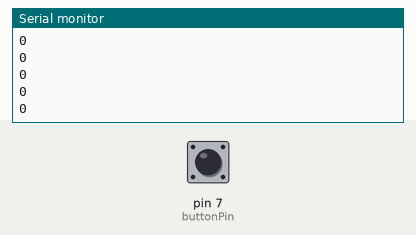
Bench run of a sketch on a simulated Arduino Uno, built with avr-gcc and run on an emulated ATmega328P. Shown: the last lines printed to the serial monitor. The test bench sets the inputs (shaded band); at power-on: pin 7 (buttonPin) LOW.

Above: at 1.2 s.
1.3 s: pin 7 (buttonPin) pulled HIGH for 0.15 s
At 1.9 s:
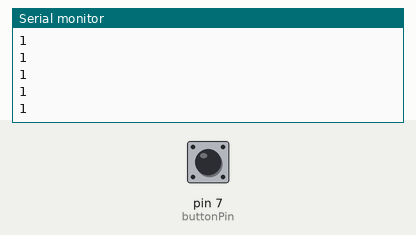
2.9 s: pin 7 (buttonPin) pulled HIGH for 1 s
5.4 s: pin 7 (buttonPin) pulled HIGH for 0.15 s
At 6.4 s:
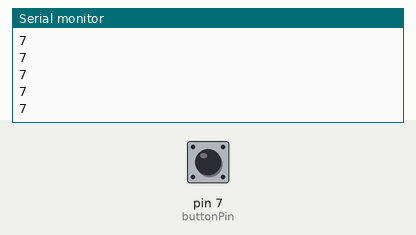
Timing chart, 0 to 8.4 s (numbered marks = the images above; inputs shaded):
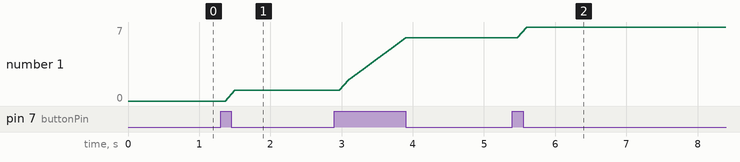

Measured:
- after the input at 1.3 s, the serial monitor: prints a new line after 0.20 s (image 1)
- after the input at 5.4 s, the serial monitor: prints a new line after 0.20 s (image 2)
- plotted number 1: 0 → 1 after the input at 1.3 s, 1 → 6 after the input at 2.9 s, 6 → 7 after the input at 5.4 s

The sketch:

leds_ping_pong.ino
```cpp
/*
  This program uses two separate circuits,
  first one uses button to give us input and the second
  one uses leds as output.

  We use a 'counter' variable to count button pressings,
  and switch between the two leds.
*/

// Constants:
int buttonPin = 7;
int redLed = 2;
int blueLed = 3;

// Variables:
int counter = 0;

void setup() {
  // put your setup code here, to run once:
  Serial.begin(9600);

}

void loop() {
  // put your main code here, to run repeatedly:
  int value = digitalRead(buttonPin);

  if (value == HIGH){
    counter++;
    delay(200);
  }
  Serial.println(counter);

  if (counter % 2 == 0) {
    digitalWrite(redLed, HIGH);
    digitalWrite(blueLed, LOW);
  }
  else {
    digitalWrite(blueLed, HIGH);
    digitalWrite(redLed, LOW);
  }

}
```
